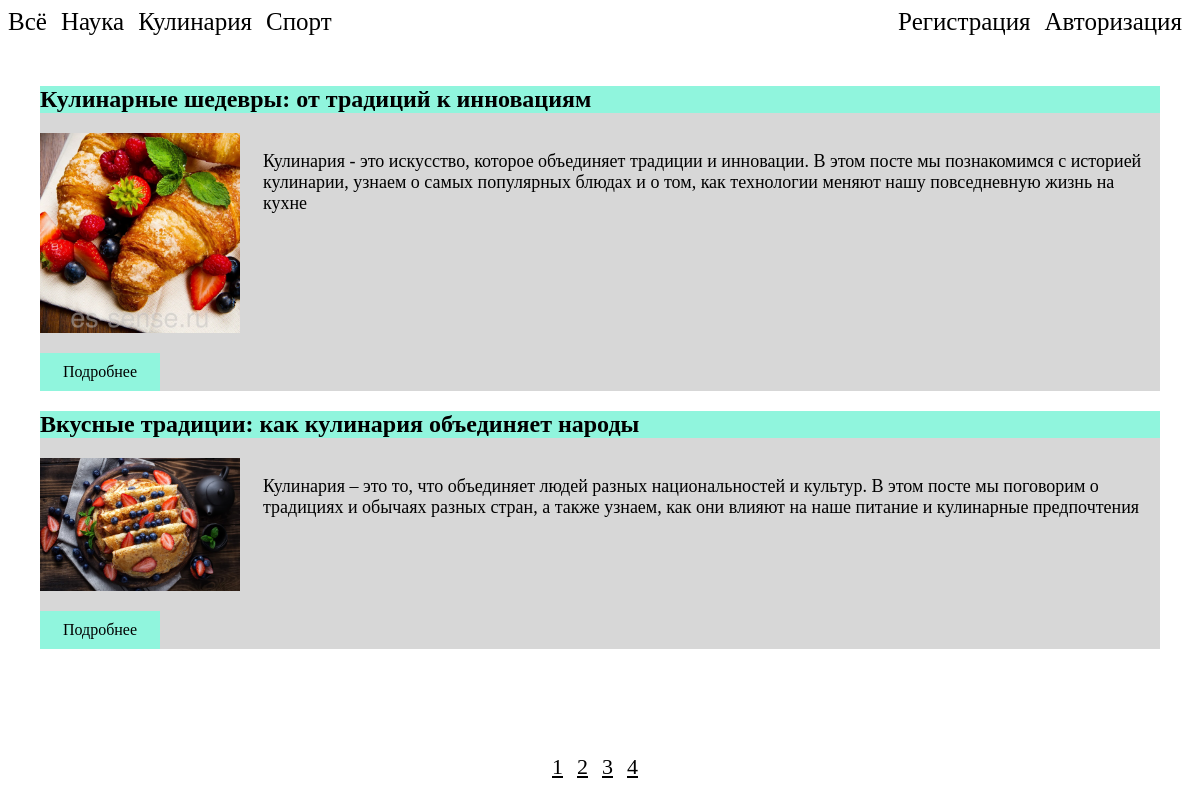
Screenshot of /?page=2 with the database file from the repository.
### tables this page shows
CREATE TABLE `categories` (
  `id` int NOT NULL,
  `title` varchar(500) NOT NULL,
  `description` text NOT NULL
);

CREATE TABLE `posts` (
  `id` int NOT NULL,
  `cid` int NOT NULL,
  `title` varchar(255) NOT NULL,
  `descr_min` varchar(1024) NOT NULL,
  `description` text,
  `image` varchar(500) DEFAULT NULL,
  `published` int NOT NULL
);

### config.php (called while the page is built)
<?php
$host = "localhost";
$port = 3306;
$dbname = 'test';
$dbuser = 'admin';
$dbpass = '6wNLKia4695C';

### cores/Query.php (called while the page is built, shortened)
<?php
include_once 'config.php';
class Query {
    public $db = null;
    public function db() {
        global $host, $port, $dbname, $dbuser, $dbpass;
        try {
            $this->db = new PDO("mysql:host=$host;
                                     port=$port;dbname=$dbname;",
                                     $dbuser, $dbpass);
            return $this->db;
        } catch (PDOException $e) {
            echo "Connection failed: " . $e->getMessage();
            die();
        }
    }
    public function getAll(string $sql, array $arguments = []): array {
        $query = $this->db->prepare($sql);
        if (!$query->execute($arguments)) {
            error_log(json_encode([
                'error' => $query->errorInfo(),
                'sql' => $sql
            ]));
            throw new BaseException(json_encode($query->errorInfo()), 500, $query->errorInfo()[2]);
        }
        return $query->fetchAll(PDO::FETCH_ASSOC);
    }
    public function getCount(string $sql, array $arguments = []) {
        $query = $this->db->prepare($sql);
        if (!$query->execute($arguments)) {
            error_log(json_encode([
                'error' => $query->errorInfo(),
                'sql' => $sql
            ]));
            throw new BaseException(json_encode($query->errorInfo()), 500, $query->errorInfo()[2]);
        }
        return $query->rowCount();
    }
}

### cores/Rights.php (called while the page is built, shortened)
<?php
include_once 'cores/Query.php';
class Rights {
    protected Query $conn;
    function __construct() {
        $this->conn = new Query();
    }
    public function checkAccess(): bool {
        if (isset($_COOKIE['hash']) && isset($_COOKIE['id'])) {
            $user_data = $this->conn->getOne("SELECT id, hash, login, INET_NTOA(ip) AS ip
                                                  FROM users
                                                  WHERE id = ?", [intval($_COOKIE['id'])]);
            if ($user_data) {
                if ($user_data['hash'] !== $_COOKIE['hash']) {
                    $this->clearCookie();
                    return false;
                }
                if ($user_data['ip'] !== $_SERVER['REMOTE_ADDR']) {
                    $this->clearCookie();
                    return false;
                }
                return true;
            } else {
                return false;
            }
        } else {
            return false;
        }
    }
}

### controllers/AllPostsController.php (the view, shortened to what this page needs)
<?php
include_once 'traits/LibRenderElements.php';
include_once 'cores/Rights.php';
include_once 'cores/Query.php';
class AllPostsController {
    protected Query $conn;
    protected int $posts_per_page = 2;
    protected $current_page;
    function __construct($request) {
        $this->conn = new Query();
        $this->rights = new Rights();
        $this->current_page = $request['page'] ?? 1;
    }
    public function renderPostsItems(): void {
        $current_page = (int) $this->current_page;
        $offset = ($current_page - 1) * $this->posts_per_page;
        $posts = $this->conn->getAll("SELECT * FROM posts WHERE published = 1
                                          LIMIT $offset, $this->posts_per_page");
        $inner_html = "";
        foreach ($posts as $item) {
            $inner_html .= "<div class='post'>
                                <h2 class='post-title'>{$item["title"]}</h2>
                                <div class='post-content-wrap'>
                                    <img class='img-post-title' src='/static/images/{$item["image"]}'>
                                    <p class='descr-min'>{$item["descr_min"]}</p>
                                </div>
                                <a class='details' href='/post/{$item["id"]}'>Подробнее</a>
                            </div>";
        }
        echo $inner_html;
    }
    public function renderPagging(): void {
        $count_all_posts = $this->conn->getCount("SELECT * FROM posts WHERE published = 1");
        $total_pages = ceil($count_all_posts / $this->posts_per_page);
        echo "<div class='pagging'>";
        for ($i = 1; $i <= $total_pages; $i++) {
            echo "<a href='?page=$i'>$i</a> ";
        }
        echo "</div>";
    }
}

### traits/LibRenderElements.php (shortened to what this page needs)
<?php
trait LibRenderElements {
    public function renderCategories(): void {
        $categories = $this->conn->getAll("SELECT * FROM categories");
        echo "<nav class='nav-elems'>";
        echo "<a href='/'>Всё</a> ";
        foreach ($categories as $category) {
            echo "<a href='/category/{$category['id']}'>{$category['title']}</a> ";
        }
        echo "</nav>";
    }
    public function renderAuthItems(): void {
        if (!$this->rights->checkAccess()) {
            echo "<nav class='nav-elems'>";
            echo "<a href='/register'>Регистрация</a> ";
            echo "<a href='/login'>Авторизация</a> ";
            echo "</nav>";
        } else {
            echo "<nav class='nav-elems'>";
            echo "<a href='/'>На главную</a> ";
            echo "<a href='/admin'>Админ панель</a> ";
            echo "</nav>";
        }
    }
}

### style.css (style rules this page uses)
.nav-elems a { font-size: 25px; text-decoration: none; color: black; margin-right: 10px; }
.post { background-color: #d7d7d7 }
.post-title { background-color: #90F5DDFF; }
.post-content-wrap { display: flex; gap: 23px; margin-bottom: 20px; }
.img-post-title { width: 200px; }
.descr-min { font-size: 18px; }
.details { display: block; background-color: #90F5DDFF; text-decoration: none; color: black; width: 100px; text-align: center; padding: 10px; cursor: pointer; }
.pagging { margin-bottom: 20px; }
.pagging a { font-size: 22px; color: black; margin-right: 10px; }

### rows the page displays
categories: title "Наука"
categories: title "Кулинария"
categories: title "Спорт"
posts: title "Кулинарные шедевры: от традиций к инновациям", image (picture), descr_min "Кулинария - это искусство, которое объединяет традиции и инновации. В этом посте мы познакомимся с историей кулинарии, узнаем о самых популярных блюдах и о том, как технологии меняют нашу повседневную жизнь на кухне"
posts: title "Вкусные традиции: как кулинария объединяет народы", image (picture), descr_min "Кулинария – это то, что объединяет людей разных национальностей и культур. В этом посте мы поговорим о традициях и обычаях разных стран, а также узнаем, как они влияют на наше питание и кулинарные предпочтения"
